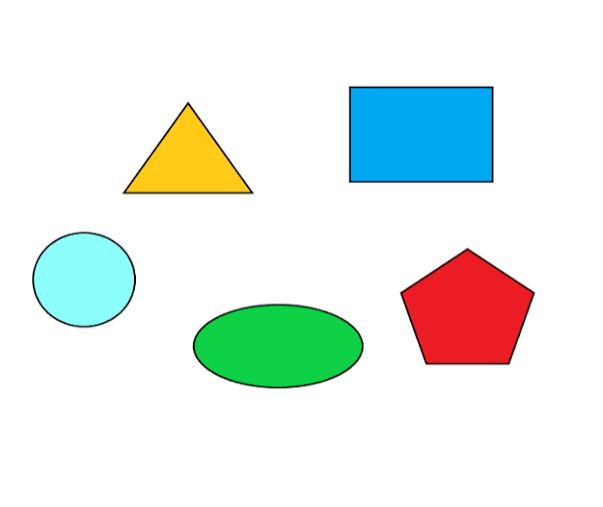
#> input picture images.png, 603 x 507 px, given in place of the camera
$ python shape_recognition.py
#> lines starting #> are read from the running program, lines starting #| are printed output that depends on the picture; after the words box and inside, x2 and y2 are one past the last pixel; in counts of white or black regions, pixels touching at a corner belong together
import cv2
import numpy as np
import collections

PREVIEW_WIDTH = 640
HISTORY_LEN = 12
STABLE_VOTES = 6
MIN_OBJECT_AREA = 0.02

def skin_mask(frame):
    ycrcb = cv2.cvtColor(frame, cv2.COLOR_BGR2YCrCb)
    mask = cv2.inRange(ycrcb, (0, 133, 77), (255, 173, 127))
    mask = cv2.dilate(mask, np.ones((9, 9), np.uint8), iterations=1)
    mask = cv2.GaussianBlur(mask, (9, 9), 0)
    return mask

def angle_between(a, b, c):
    v1 = a - b
    v2 = c - b
    denom = np.linalg.norm(v1) * np.linalg.norm(v2)
    if denom == 0:
        return 180.0
    return np.degrees(np.arccos(np.clip(np.dot(v1, v2) / denom, -1.0, 1.0)))

def interior_angles(approx):
    pts = approx.reshape(-1, 2)
    angles = []
    for i in range(len(pts)):
        angles.append(angle_between(pts[i - 1], pts[i], pts[(i + 1) % len(pts)]))
    return angles

def polygon_iou(contour, approx):
    x, y, w, h = cv2.boundingRect(contour)
    if w < 3 or h < 3:
        return 0.0
    off = np.array([x, y], np.int32)

    def mask(arr):
        m = np.zeros((h + 1, w + 1), np.uint8)
        pts = arr.reshape(-1, 2).astype(np.int32) - off
        cv2.fillPoly(m, [pts.reshape(-1, 1, 2)], 255)
        return m

    m1 = mask(contour)
    m2 = mask(approx)
    union = cv2.countNonZero(cv2.bitwise_or(m1, m2))
    if union == 0:
        return 0.0
    return cv2.countNonZero(cv2.bitwise_and(m1, m2)) / union

def best_polygon_fits(contour):
    smooth = contour.reshape(-1, 2).astype(np.float32)
    n = len(smooth)
    half = 2 if n >= 40 else (1 if n >= 12 else 0)
    if half:
        idx = (np.arange(n)[:, None] + np.arange(-half, half + 1)) % n
        smooth = smooth[idx].mean(axis=1).astype(np.int32).reshape(-1, 1, 2)
    per = cv2.arcLength(smooth, True)
    fits = {}
    if per <= 0:
        return fits
    for eps in np.linspace(0.01, 0.18, 25):
        approx = cv2.approxPolyDP(smooth, eps * per, True)
        k = len(approx)
        if k < 3 or k > 8:
            continue
        iou = polygon_iou(contour, approx)
        if iou > fits.get(k, (0, None))[0]:
            fits[k] = (iou, approx)
    return fits

def classify_with_metrics(contour):
    result = {
        "label": "None", "confidence": 0.0, "iou": 0.0, "n": 0,
        "circle_fill": 0.0, "circularity": 0.0, "ellipse_fill": 0.0,
        "aspect": 0.0, "rect_fill": 0.0, "angles": [],
    }
    if contour is None or len(contour) < 3:
        return result
    area = cv2.contourArea(contour)
    per = cv2.arcLength(contour, True)
    if area <= 0 or per <= 0:
        return result

    def conf(score):
        return round(float(np.clip(score, 0.0, 0.99)), 3)

    _, r = cv2.minEnclosingCircle(contour)
    circle_fill = area / (np.pi * r * r) if r > 0 else 0
    circularity = 4 * np.pi * area / (per * per)
    hue_circle = False
    try:
        hull = cv2.convexHull(contour)
        harea = cv2.contourArea(hull)
        hper = cv2.arcLength(hull, True)
        if harea > 0 and hper > 0:
            hr = cv2.minEnclosingCircle(hull)[1]
            h_fill = harea / (np.pi * hr * hr) if hr > 0 else 0
            h_circ = 4 * np.pi * harea / (hper * hper)
            hue_circle = h_fill > 0.90 and h_circ > 0.88 and circle_fill > 0.70
    except cv2.error:
        pass
    result.update(circle_fill=round(float(circle_fill), 4),
                  circularity=round(float(circularity), 4))
    if (circle_fill > 0.83 and circularity > 0.83) or hue_circle:
        result.update(label="Circle",
                      confidence=conf(0.40 + 0.60 * min(circle_fill, circularity)))
        return result

    rect = cv2.minAreaRect(contour)
    box = cv2.boxPoints(rect)
    rw, rh = rect[1]
    aspect = max(rw, rh) / min(rw, rh) if min(rw, rh) > 0 else 0
    rect_fill = area / abs(cv2.contourArea(box)) if abs(cv2.contourArea(box)) > 0 else 0
    ellipse_fill = 0.0
    try:
        ellipse = cv2.fitEllipse(contour)
        ea = ellipse[1]
        ellipse_fill = area / (np.pi * ea[0] * ea[1] / 4) if min(ea) > 0 else 0
    except cv2.error:
        ellipse_fill = 0.0
    result.update(aspect=round(float(aspect), 4), rect_fill=round(float(rect_fill), 4),
                  ellipse_fill=round(float(ellipse_fill), 4))

    fits = best_polygon_fits(contour)
    if fits:
        scored = []
        for n, (iou, approx) in fits.items():
            angles = interior_angles(approx)
            flat = sum(1 for a in angles if a > 135)
            scored.append((flat, iou, n))
        scored.sort(key=lambda s: (s[0], -s[1], s[2]))
        _, iou, n = scored[0]
        approx = fits[n][1]
        angles = interior_angles(approx)
        result.update(iou=round(float(iou), 4), n=n,
                      angles=[round(a, 1) for a in angles])

        if n == 3:
            if ellipse_fill > 0.80 and aspect > 1.3 and min(angles) < 45:
                result.update(label="Oval", confidence=conf(ellipse_fill))
            elif iou >= 0.76:
                result.update(label="Triangle", confidence=conf(iou))
            return result
        if n == 4:
            right_angles = sum(1 for a in angles if abs(a - 90) <= 25)
            if right_angles >= 3:
                result.update(label="Square" if aspect <= 1.1 else "Rectangle",
                              confidence=conf(iou))
                return result
            if ellipse_fill > 0.80 and aspect > 1.3:
                result.update(label="Oval", confidence=conf(ellipse_fill))
                return result
            if iou >= 0.78:
                result.update(label="Quadrilateral", confidence=conf(iou))
            return result
        if n == 5:
            if ellipse_fill > 0.80 and aspect > 1.3:
                result.update(label="Oval", confidence=conf(ellipse_fill))
            elif iou >= 0.78 and min(angles) >= 55 and max(angles) <= 148:
                result.update(label="Pentagon", confidence=conf(iou))
            elif rect_fill > 0.86:
                result.update(label="Square" if aspect <= 1.15 else "Rectangle",
                              confidence=conf(max(iou, rect_fill)))
            return result
        if n == 6:
            if ellipse_fill > 0.80 and aspect > 1.3:
                result.update(label="Oval", confidence=conf(ellipse_fill))
            elif iou >= 0.78 and min(angles) >= 90 and max(angles) <= 152:
                result.update(label="Hexagon", confidence=conf(iou))
            elif rect_fill > 0.86:
                result.update(label="Square" if aspect <= 1.15 else "Rectangle",
                              confidence=conf(max(iou, rect_fill)))
            return result
        if ellipse_fill > 0.80 and aspect > 1.3:
            result.update(label="Oval", confidence=conf(ellipse_fill))
            return result
        if rect_fill > 0.86:
            result.update(label="Square" if aspect <= 1.15 else "Rectangle",
                          confidence=conf(max(iou, rect_fill)))
    return result

def classify_geometric(contour):
    return classify_with_metrics(contour)["label"]

# [82 lines left out: functions extract_features, detect_objects, not called in this run]

def find_main_contour(frame):
    h, w = frame.shape[:2]
    gray = cv2.cvtColor(frame, cv2.COLOR_BGR2GRAY)
    gray = cv2.medianBlur(gray, 5)
    kernel = cv2.getStructuringElement(cv2.MORPH_RECT, (5, 5))
    small_k = cv2.getStructuringElement(cv2.MORPH_RECT, (3, 3))

    _, inv = cv2.threshold(gray, 0, 255, cv2.THRESH_BINARY_INV + cv2.THRESH_OTSU)
    _, norm = cv2.threshold(gray, 0, 255, cv2.THRESH_BINARY + cv2.THRESH_OTSU)
    skin = skin_mask(frame)

    best, best_area = None, 0
    cap = 0.90 * h * w
    for b in (inv, norm):
        b = cv2.bitwise_and(b, cv2.bitwise_not(skin))
        b = cv2.morphologyEx(b, cv2.MORPH_OPEN, small_k, iterations=1)
        b = cv2.morphologyEx(b, cv2.MORPH_CLOSE, kernel, iterations=3)
        contours, _ = cv2.findContours(b, cv2.RETR_EXTERNAL, cv2.CHAIN_APPROX_SIMPLE)
        for c in contours:
            a = cv2.contourArea(c)
            if a > best_area and a < cap:
                best, best_area = c, a

    min_area = MIN_OBJECT_AREA * h * w
    if best is not None and best_area >= min_area:
        return best

    best2, best2_area = None, 0
    for b in (inv, norm):
        b = cv2.morphologyEx(b, cv2.MORPH_OPEN, small_k, iterations=1)
        b = cv2.morphologyEx(b, cv2.MORPH_CLOSE, kernel, iterations=3)
        contours, _ = cv2.findContours(b, cv2.RETR_EXTERNAL, cv2.CHAIN_APPROX_SIMPLE)
        for c in contours:
            a = cv2.contourArea(c)
            if a > best2_area and a < cap:
                best2, best2_area = c, a
    if best2 is not None and best2_area >= min_area:
        return best2
    return None

def portrait(frame, contour):
    h, w = frame.shape[:2]
    blurred = cv2.GaussianBlur(frame, (31, 31), 0)
    mask = np.zeros((h, w), np.uint8)
    if contour is not None and len(contour) > 2:
        cv2.drawContours(mask, [cv2.convexHull(contour)], -1, 255, -1)
    feather = cv2.GaussianBlur(mask, (61, 61), 0).astype(np.float32) / 255.0
    feather = cv2.merge([feather, feather, feather])
    return (frame * feather + blurred * (1.0 - feather)).astype(np.uint8)

def draw_label(frame, text, pos, scale, color, thickness=2):
    x, y = int(pos[0]), int(pos[1])
    (tw, th), _ = cv2.getTextSize(text, cv2.FONT_HERSHEY_SIMPLEX, scale, thickness)
    cv2.rectangle(frame, (x - 6, y - th - 8), (x + tw + 6, y + 8), (0, 0, 0), -1)
    cv2.putText(frame, text, (x, y), cv2.FONT_HERSHEY_SIMPLEX, scale, color, thickness)

def stable_label(history):
    counts = collections.Counter(history)
    winner, votes = counts.most_common(1)[0]
    return winner if votes >= STABLE_VOTES else None

def main():
    cap = cv2.VideoCapture(0)
    if not cap.isOpened():
        print("Error: Could not open camera.")
        return

    history = collections.deque(maxlen=HISTORY_LEN)
    print("Show ONE shape close to the camera. Press 'q' to quit.")

    while True:
        ret, frame = cap.read()
#> frame is the input picture: shape (507, 603, 3); mean B, G, R 233.8, 238.5, 229.7
        if not ret:
            print("Error: Could not read frame.")
            break

        frame = cv2.flip(frame, 1)
        h, w = frame.shape[:2]
#> h = 507; w = 603
        if w > PREVIEW_WIDTH:
            frame = cv2.resize(frame, (PREVIEW_WIDTH, int(h * PREVIEW_WIDTH / w)))
        h, w = frame.shape[:2]

        contour = find_main_contour(frame)
#> in find_main_contour, `_, inv = cv2.threshold(gray, 0, 255, cv2.THRESH_BINARY_INV + cv2.THRES..`:
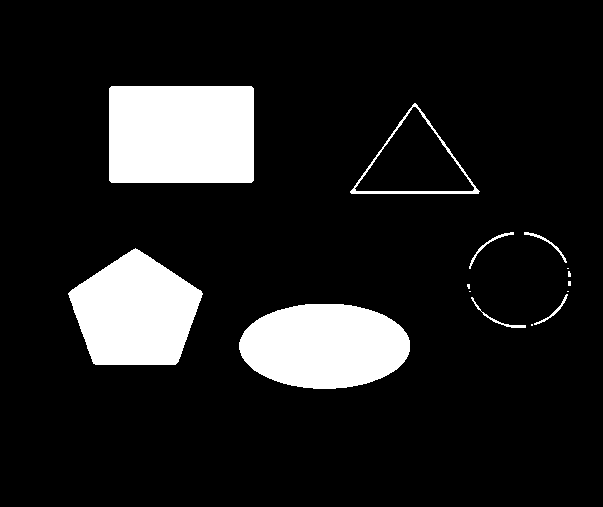
#> inv: shape (507, 603); 12.4% white; 15 white regions (7 under 20 px), largest, box (x1, y1, x2, y2) and area: (109, 86, 254, 183) 14053, (239, 304, 410, 389) 11482, (68, 248, 203, 365) 11010
#> in skin_mask, `ycrcb = cv2.cvtColor(frame, cv2.COLOR_BGR2YCrCb)`: ycrcb: shape (507, 603, 3); mean of channels 0, 1, 2 235.3, 124, 127.2
#> in skin_mask, `mask = cv2.inRange(ycrcb, (0, 133, 77), (255, 173, 127))`: mask: shape (507, 603); 0.15% white in thin lines or dots, all inside (x1, y1, x2, y2) = (70, 104, 570, 364)
#> in skin_mask, `mask = cv2.dilate(mask, np.ones((9, 9), np.uint8), iterations=1)`: mask: shape (507, 603); 2.8% white; 12 white regions, largest, box (x1, y1, x2, y2) and area: (66, 245, 205, 368) 4072, (348, 100, 482, 197) 3574, (379, 312, 400, 328) 201
#> the loop in find_main_contour, `for b in (inv, norm):` made 2 passes
#> contours on pass 2: [[[0, 0], [0, 506], [602, 506], [602, 0]]]
#> pass 1, in find_main_contour, `b = cv2.morphologyEx(b, cv2.MORPH_OPEN, small_k, iterations=1)`:
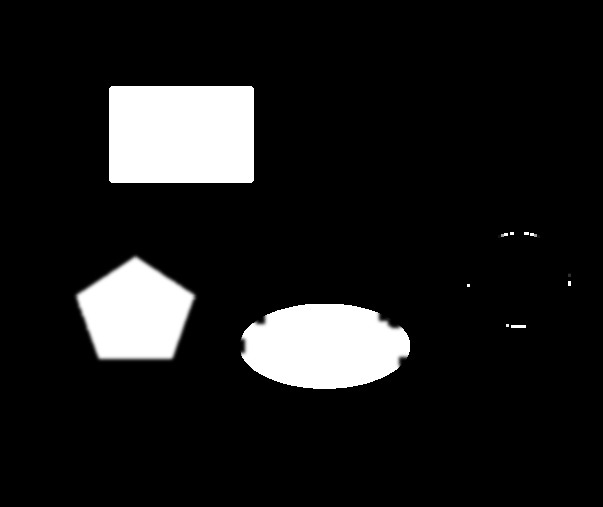
#> b: shape (507, 603); min 0, max 255, mean 28.2
#> after the loop in find_main_contour, `for b in (inv, norm):`: best = [[111, 86], [109, 88], [109, 180], [111, 182], [251, 182], [253, 180], [253, 88], [251, 86]]; best_area = 13816
#> contour has the same summary as best in find_main_contour

        shape = "None"
        if contour is not None:
            shape = classify_geometric(contour)
#> in classify_with_metrics, `per = cv2.arcLength(contour, True)`: per = 475.3
#> in classify_with_metrics, `_, r = cv2.minEnclosingCircle(contour)`: r = 85.44
#> in classify_with_metrics, `circle_fill = area / (np.pi * r * r) if r > 0 else 0`: circle_fill = 0.602
#> in classify_with_metrics, `circularity = 4 * np.pi * area / (per * per)`: circularity = 0.768
#> in classify_with_metrics, `hull = cv2.convexHull(contour)`: hull = [[251, 86], [253, 88], [253, 180], [251, 182], [111, 182], [109, 180], [109, 88], [111, 86]]
#> in classify_with_metrics, `harea = cv2.contourArea(hull)`: harea = 13816
#> in classify_with_metrics, `hper = cv2.arcLength(hull, True)`: hper = 475.3
#> in classify_with_metrics, `hr = cv2.minEnclosingCircle(hull)[1]`: hr = 85.44
#> in classify_with_metrics, `h_fill = harea / (np.pi * hr * hr) if hr > 0 else 0`: h_fill = 0.602
#> in classify_with_metrics, `h_circ = 4 * np.pi * harea / (hper * hper)`: h_circ = 0.768
#> in classify_with_metrics, `hue_circle = h_fill > 0.90 and h_circ > 0.88 and circle_fill > 0.70`: hue_circle = False
#> in classify_with_metrics, `rect = cv2.minAreaRect(contour)`: rect = ((181, 134), (96, 144), -90)
#> in classify_with_metrics, `box = cv2.boxPoints(rect)`: box = [[253, 182], [109, 182], [109, 86], [253, 86]]
#> in classify_with_metrics, `rw, rh = rect[1]`: rw = 96; rh = 144
#> in classify_with_metrics, `aspect = max(rw, rh) / min(rw, rh) if min(rw, rh) > 0 else 0`: aspect = 1.5
#> in classify_with_metrics, `rect_fill = area / abs(cv2.contourArea(box)) if abs(cv2.contourArea(bo..`: rect_fill = 0.999
#> in classify_with_metrics, `ellipse = cv2.fitEllipse(contour)`: ellipse = ((181, 134), (149, 183.1), 90)
#> in classify_with_metrics, `ea = ellipse[1]`: ea = (149, 183.1)
#> in classify_with_metrics, `ellipse_fill = area / (np.pi * ea[0] * ea[1] / 4) if min(ea) > 0 else 0`: ellipse_fill = 0.645
#> in best_polygon_fits, `smooth = contour.reshape(-1, 2).astype(np.float32)`: smooth has the same summary as best in find_main_contour
#> in best_polygon_fits, `n = len(smooth)`: n = 8
#> in best_polygon_fits, `half = 2 if n >= 40 else (1 if n >= 12 else 0)`: half = 0
#> in best_polygon_fits, `per = cv2.arcLength(smooth, True)`: per = 475.3
#> the loop in best_polygon_fits, `for eps in np.linspace(0.01, 0.18, 25):` made 25 passes
#> (approx, k) on passes 1 to 12: ([[109, 88], [111, 182], [253, 180], [251, 86]], 4), ([[109, 88], [111, 182], [253, 180], [251, 86]], 4), ([[109, 88], [111, 182], [253, 180], [251, 86]], 4), ([[109, 88], [111, 182], [253, 180], [251, 86]], 4), ([[109, 88], [111, 182], [253, 180], [251, 86]], 4), ([[109, 88], [111, 182], [253, 180], [251, 86]], 4), ([[109, 88], [111, 182], [253, 180], [251, 86]], 4), ([[109, 88], [111, 182], [253, 180], [251, 86]], 4), ([[109, 88], [111, 182], [253, 180], [251, 86]], 4), ([[109, 88], [111, 182], [253, 180], [251, 86]], 4), ([[109, 88], [111, 182], [253, 180], [251, 86]], 4), ([[109, 88], [111, 182], [253, 180], [251, 86]], 4)
#> pass 1, in polygon_iou, `m1 = mask(contour)`:
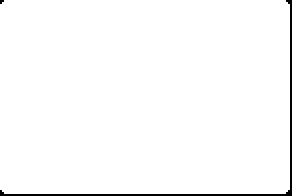
#> m1: shape (98, 146) (shown 2 times larger); 98.2% white; black in thin lines or dots
#> pass 1, in polygon_iou, `m2 = mask(approx)`:
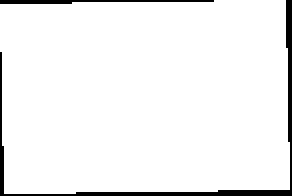
#> m2: shape (98, 146) (shown 2 times larger); 95% white; 2 black regions, box (x1, y1, x2, y2) and area: (0, 0, 146, 98) 576, (0, 0, 107, 2) 143
#> after the loop in best_polygon_fits, `for eps in np.linspace(0.01, 0.18, 25):`: fits = {4: (0.967, [[109, 88], [111, 182], [253, 180], [251, 86]])}
#> the loop in classify_with_metrics, `for n, (iou, approx) in fits.items():` made 1 pass
#> (n, iou, pts in interior_angles, angles, flat) on pass 1: (4, 0.967, [[109, 88], [111, 182], [253, 180], [251, 86]], [89.59, 90.41, 89.59, 90.41], 0)
#> after the loop in classify_with_metrics, `for n, (iou, approx) in fits.items():`: scored = [(0, 0.967, 4)]
#> in classify_with_metrics, `_, iou, n = scored[0]`: iou = 0.967; n = 4
#> in classify_with_metrics, `approx = fits[n][1]`: approx = [[109, 88], [111, 182], [253, 180], [251, 86]]
#> the loop in interior_angles (call 2), `for i in range(len(pts)):` made 4 passes
#> (v1 in angle_between, v2 in angle_between) on passes 1 to 4: ([142, -2], [2, 94]), ([-2, -94], [142, -2]), ([-142, 2], [-2, -94]), ([2, 94], [-142, 2])
#> in classify_with_metrics, `right_angles = sum(1 for a in angles if abs(a - 90) <= 25)`: right_angles = 4
#> shape = 'Rectangle'
        history.append(shape)

        winner = stable_label(history)
        display = portrait(frame, contour)
#> in portrait, `cv2.drawContours(mask, [cv2.convexHull(contour)], -1, 255, -1)`: mask: shape (507, 603); 4.6% white; 1 white region, box (x1, y1, x2, y2) and area: (109, 86, 254, 183) 14053
#> in portrait, `feather = cv2.GaussianBlur(mask, (61, 61), 0).astype(np.float32) / 255.0`:
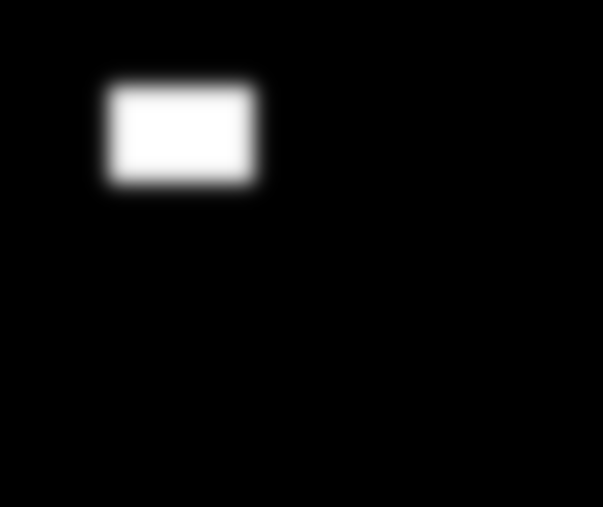
#> feather: shape (507, 603) float32; min 0, max 1, mean 0.046

        if contour is not None:
            cx, cy = np.int32(contour[:, 0]).mean(axis=0)
#> cx = 181; cy = 134
            color = (0, 0, 255) if winner is None else (255, 0, 0)
            cv2.drawContours(display, [contour], -1, color, 3)
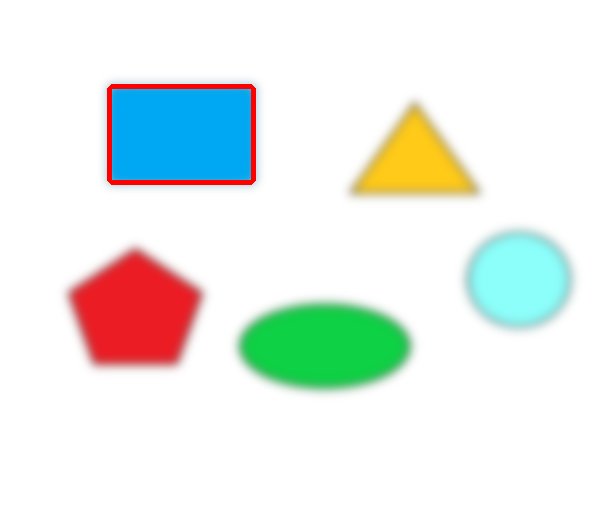
#> display: shape (507, 603, 3); mean B, G, R 232.3, 237.1, 230.5
            if winner is not None:
                draw_label(display, winner, (cx - 40, cy), 0.9, (255, 0, 0), 3)

        if winner is not None:
            area_pct = 100 * cv2.contourArea(contour) / (h * w)
            draw_label(display, f"SHAPE: {winner}  ({area_pct:.0f}% of frame)", (15, 45), 0.9, (255, 0, 0), 3)
        else:
            draw_label(display, "Show one shape close to the camera", (15, 45), 0.7, (255, 255, 255))
        if contour is not None:
            draw_label(display, f"per-frame: {shape}", (15, 80), 0.5, (0, 255, 255))
#> call 2 of draw_label, with text = 'per-frame: Rectangle', pos = (15, 80), scale = 0.5, color = (0, 255, 255), thickness = 2
#> in draw_label (call 2), `cv2.putText(frame, text, (x, y), cv2.FONT_HERSHEY_SIMPLEX, scale, colo..`:
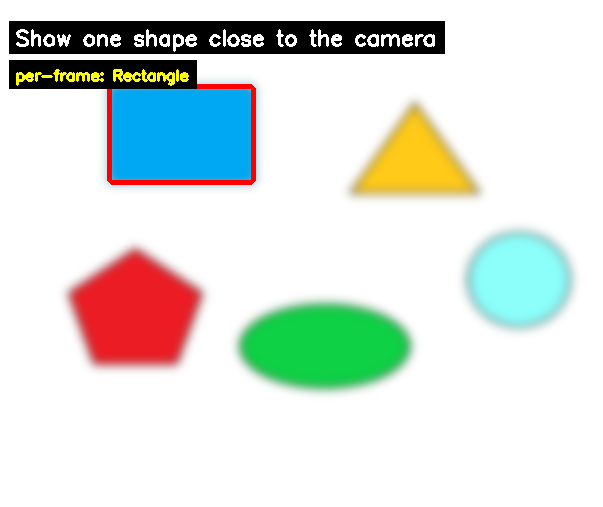
#> frame: shape (507, 603, 3); mean B, G, R 218.3, 224, 217.1

        cv2.imshow("Shape Recognition", display)
        if cv2.waitKey(1) & 0xFF == ord("q"):
#> (key q is pressed here)
            break

    cap.release()
    cv2.destroyAllWindows()

if __name__ == "__main__":
    main()
